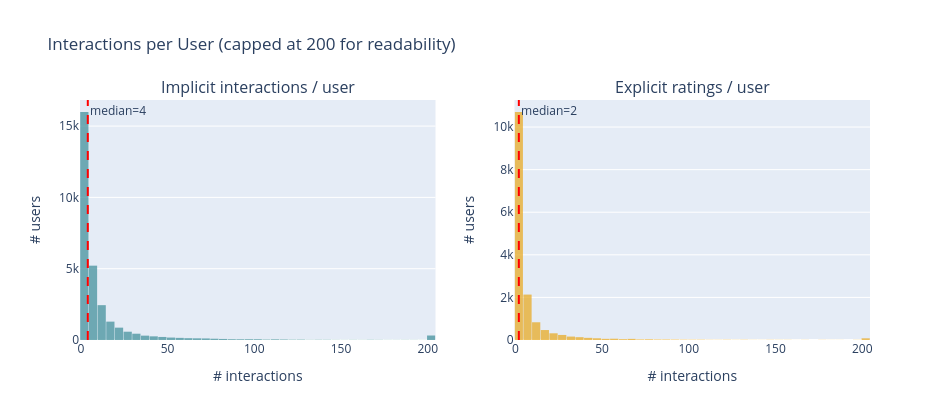

Notebook source saved alongside this figure:
### Markdown cell above
## 3. Interactions per User (Power-Law)

Let's check the distribution of interactions per user. This distribution typically follows a Power-Law (Long-tail) shape, meaning most users have very few interactions, while a tiny fraction of users are extremely active.

### Code cell
imp_counts = implicit.groupby("user_id").size()
exp_counts = explicit.groupby("user_id").size()

fig = make_subplots(rows=1, cols=2,
    subplot_titles=["Implicit interactions / user", "Explicit ratings / user"])

for col_idx, (counts, label, color) in enumerate([
    (imp_counts, "Implicit", "#4f98a3"),
    (exp_counts, "Explicit", "#e8af34"),
], start=1):
    hist_vals = counts.clip(upper=200)  # cap for readability
    fig.add_trace(go.Histogram(
        x=hist_vals, nbinsx=60,
        marker_color=color, opacity=0.8,
        name=label,
    ), row=1, col=col_idx)
    fig.add_vline(x=counts.median(), line_dash="dash", line_color="red",
                  annotation_text=f"median={counts.median():.0f}",
                  row=1, col=col_idx)

fig.update_layout(
    title="Interactions per User (capped at 200 for readability)",
    height=420, width=950, showlegend=False,
    bargap=0.05,
)
fig.update_xaxes(title_text="# interactions")
fig.update_yaxes(title_text="# users")
fig.show()

for label, counts in [("Implicit", imp_counts), ("Explicit", exp_counts)]:
    print(f"{label}: mean={counts.mean():.1f}, median={counts.median():.0f}, max={counts.max()}, "
          f"users_with_1={( counts==1).sum()} ({(counts==1).mean()*100:.1f}%)")

### Figure 1 — Plotly figure (JSON) as saved in the notebook; plotly's stock layout.template omitted (floating-point values rounded to 4 significant figures; data arrays with more than 128 entries replaced by an {"elided": "..."} marker saying what was removed)
{"data": [{"marker": {"color": "#4f98a3"}, "name": "Implicit", "nbinsx": 60, "opacity": 0.8, "type": "histogram", "x": {"elided": "29367 int values"}, "xaxis": "x", "yaxis": "y"}, {"marker": {"color": "#e8af34"}, "name": "Explicit", "nbinsx": 60, "opacity": 0.8, "type": "histogram", "x": {"elided": "15754 int values"}, "xaxis": "x2", "yaxis": "y2"}], "layout": {"annotations": [{"font": {"size": 16}, "showarrow": false, "text": "Implicit interactions / user", "x": 0.225, "xanchor": "center", "xref": "paper", "y": 1, "yanchor": "bottom", "yref": "paper"}, {"font": {"size": 16}, "showarrow": false, "text": "Explicit ratings / user", "x": 0.775, "xanchor": "center", "xref": "paper", "y": 1, "yanchor": "bottom", "yref": "paper"}, {"showarrow": false, "text": "median=4", "x": 4, "xanchor": "left", "xref": "x", "y": 1, "yanchor": "top", "yref": "y domain"}, {"showarrow": false, "text": "median=2", "x": 2, "xanchor": "left", "xref": "x2", "y": 1, "yanchor": "top", "yref": "y2 domain"}], "bargap": 0.05, "height": 420, "shapes": [{"line": {"color": "red", "dash": "dash"}, "type": "line", "x0": 4, "x1": 4, "xref": "x", "y0": 0, "y1": 1, "yref": "y domain"}, {"line": {"color": "red", "dash": "dash"}, "type": "line", "x0": 2, "x1": 2, "xref": "x2", "y0": 0, "y1": 1, "yref": "y2 domain"}], "showlegend": false, "title": {"text": "Interactions per User (capped at 200 for readability)"}, "width": 950, "xaxis": {"anchor": "y", "domain": [0, 0.45], "title": {"text": "# interactions"}}, "xaxis2": {"anchor": "y2", "domain": [0.55, 1], "title": {"text": "# interactions"}}, "yaxis": {"anchor": "x", "domain": [0, 1], "title": {"text": "# users"}}, "yaxis2": {"anchor": "x2", "domain": [0, 1], "title": {"text": "# users"}}}}
